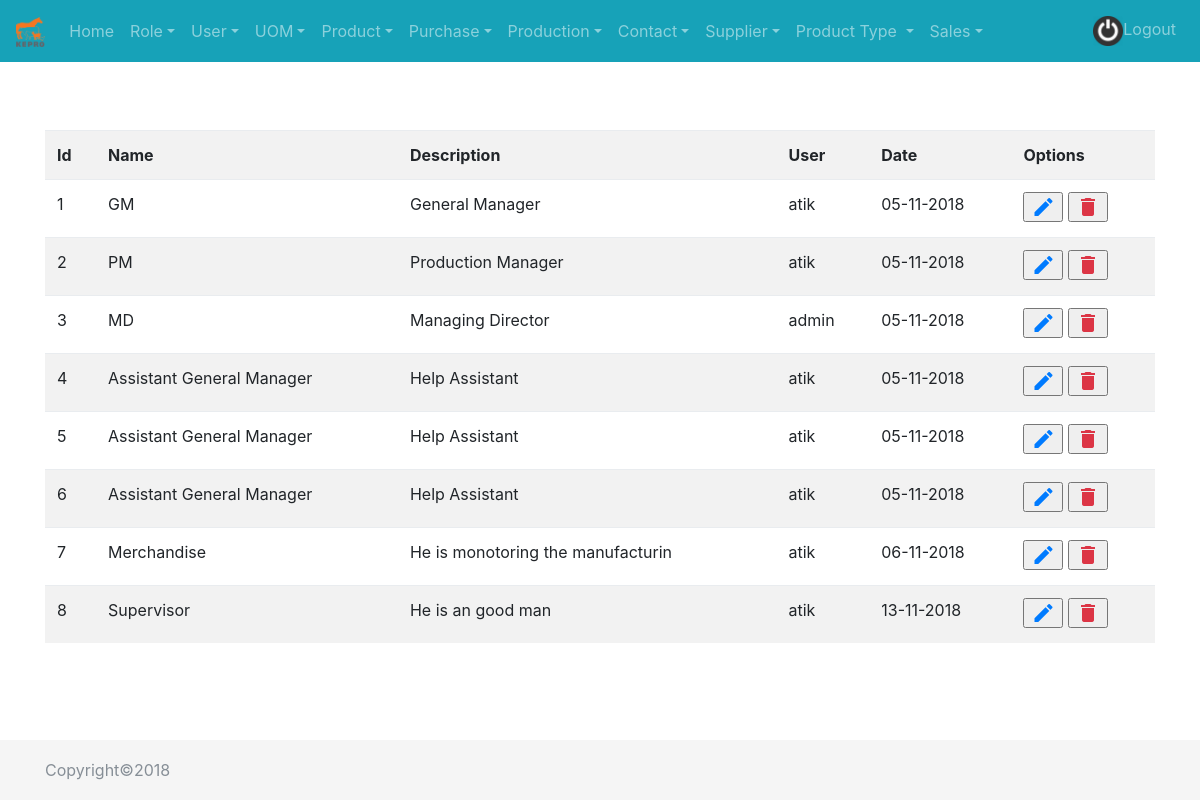
The page /home.php?page=2 (signed in) on the database its author committed.
### tables this page shows
CREATE TABLE `mfg_role` (
  `id` int(10) unsigned NOT NULL AUTO_INCREMENT,
  `name` varchar(45) NOT NULL DEFAULT '',
  `description` varchar(225) NOT NULL,
  `user_id` int(10) unsigned NOT NULL,
  `date` timestamp NOT NULL DEFAULT CURRENT_TIMESTAMP ON UPDATE CURRENT_TIMESTAMP,
  PRIMARY KEY (`id`)
);

CREATE TABLE `mfg_user` (
  `id` int(10) unsigned NOT NULL AUTO_INCREMENT,
  `name` varchar(45) NOT NULL DEFAULT '',
  `password` varchar(45) NOT NULL DEFAULT '',
  `role_id` int(10) unsigned NOT NULL DEFAULT '0',
  `date` timestamp NOT NULL DEFAULT '0000-00-00 00:00:00',
  PRIMARY KEY (`id`)
);

### con_db.php (called while the page is built, shortened)
<?php
$ext_new="mfg_";
?>

### lib/class/class-role.php (the view, shortened to what this page needs)
<?php
 class Role{
	   public static function manage_role(){
	 global $db,$ext_new;
		 echo "<table class='table table-border table-striped' >";
		 echo "<tr>
					<th>Id</th>
					<th>Name</th>
					<th>Description</th>
					<th>User</th>
					<th>Date</th>
					<th>Options</th>
			   </tr>";
		 $role_table =$db->query("select rle.id, rle.name, rle.description, u.name, rle.date from {$ext_new}role rle,{$ext_new}user u where u.id= rle.user_id order by rle.id asc");
		 while(list($id, $name, $description, $user_name, $date)=$role_table->fetch_row()){
			 $date_format= date ("d-m-Y",strtotime($date));
			 echo "<tr>
						<td>$id</td>
						<td>$name</td>
						<td>$description</td>
						<td>$user_name</td>
						<td>$date_format</td>
						<td><form action='#' method='post' style='display:inline'>
						<input type='hidden' name='txtId' value='$id' />
						<input type='hidden' name='txtrclsname' value='$name' />
						<input type='hidden' name='txtrclsdesc' value='$description' />
						<input type='submit' name='btnEdit' class='material-icons text-primary' value='edit'>
						</form>
<form action='#' method='post' style='display:inline' onsubmit='return confirm(\"Are you sure?\")'><input type='hidden' name='txtId' value='$id' /><input type='submit' name='btnDelete' class='material-icons text-danger' value='delete'></form></td></tr>";
   }
   echo "</table>";
  }
 }
?>

### home.php (shortened to what this page needs)
<?php session_start();
require_once("con_db.php");
?>
<!doctype html>
<html>
<head>
<link href="css/bootstrap.min.css" rel="stylesheet" />
 <link href="css/sticky-footer-navbar.css" rel="stylesheet">
</head>
<body>
  <?php include("header.php")?>
  <div class="container" style="margin-top:70px;">
   <?php
       include("placeholder.php");
   ?>
  </div>
  <?php include("footer.php") ?>
</body>
</html>

### header.php (shortened to what this page needs)
<nav class="navbar navbar-expand-md navbar-dark fixed-top bg-info ">
      <a class="navbar-brand" href="#"><img src="img/feds.png" style="height:30px"/></a>
      <div class="collapse navbar-collapse" id="navbarCollapse">
        <ul class="navbar-nav mr-auto">
          <li class="nav-item">
            <a class="nav-link" href="home.php">Home</a>
          </li>
          <li class="nav-item dropdown">
              <a class="nav-link dropdown-toggle" href="#" id="dropdown01" data-toggle="dropdown" aria-haspopup="true" aria-expanded="false">Role</a>
          </li>
          <li class="nav-item dropdown">
             <a class="nav-link dropdown-toggle" href="#" id="dropdown01" data-toggle="dropdown" aria-haspopup="true" aria-expanded="false">User</a>
          </li>
		  <li class="nav-item dropdown">
                  <a class="nav-link dropdown-toggle" href="#" id="dropdown01" data-toggle="dropdown" aria-haspopup="true" aria-expanded="false">UOM</a>
          </li>
          <li class="nav-item dropdown">
                  <a class="nav-link dropdown-toggle" href="#" id="dropdown01" data-toggle="dropdown" aria-haspopup="true" aria-expanded="false">Product</a>
          </li>
          <li class="nav-item dropdown">
                <a class="nav-link dropdown-toggle" href="#" id="dropdown01" data-toggle="dropdown" aria-haspopup="true" aria-expanded="false">Purchase</a>
          </li>
		      <li class="nav-item dropdown">
                <a class="nav-link dropdown-toggle" href="#" id="dropdown01" data-toggle="dropdown" aria-haspopup="true" aria-expanded="false">Production</a>
          </li>
		  <li class="nav-item dropdown">
              <a class="nav-link dropdown-toggle" href="#" id="dropdown01" data-toggle="dropdown" aria-haspopup="true" aria-expanded="false">Contact</a>
          </li>
		  <li class="nav-item dropdown">
             <a class="nav-link dropdown-toggle" href="#" id="dropdown01" data-toggle="dropdown" aria-haspopup="true" aria-expanded="false">Supplier</a>
          </li>
		  <li class="nav-item dropdown">
                <a class="nav-link dropdown-toggle" href="#" id="dropdown01" data-toggle="dropdown" aria-haspopup="true" aria-expanded="false">Product Type </a>
          </li>
		  <li class="nav-item dropdown">
                <a class="nav-link dropdown-toggle" href="#" id="dropdown01" data-toggle="dropdown" aria-haspopup="true" aria-expanded="false">Sales</a>
          </li>
        </ul>
        <ul class="navbar-nav mt-2 mt-md-0">
         <li class="nav-item">
            <a class="nav-link" href="logout.php"><img src="img/lgout.png" style="height:30px"/>Logout</a>
          </li>
        </ul>
      </div>
    </nav>

### placeholder.php
<?php
   if(isset($_GET["page"])){
	   $page=$_GET["page"];
	   if($page==1){
		 include("pages/role/add_role.php");
	   }else if($page==2){
		   include("pages/role/manage_role.php");
	   }else if($page==3){
		   include("pages/role/view_role.php");
	   }else if($page==4){
		   include("pages/user/add_user.php");
	   }else if($page==5){
		   include("pages/user/manage_user.php");
	   }else if($page==6){
		   include("pages/user/view_user.php");
	   }else if($page==7){
		   include("pages/uom/add_uom.php");
	   }else if($page==8){
		   include("pages/uom/manage_uom.php");
	   }else if($page==9){
		   include("pages/uom/view_uom.php");
	   }else if($page==10){
		   include("pages/product/add_product.php");
	   }else if($page==11){
		   include("pages/product/manage_product.php");
	   }else if($page==12){
		   include("pages/product/view_product.php");
	   }else if($page==13){
		   include("pages/purchase/add_purchase.php");
	   }else if($page==14){
		   include("pages/purchase/manage_purchase.php");
	   }else if($page==15){
		   include("pages/purchase/view_purchase.php");
	   }else if($page==16){
		   include("pages/production/bom.php");
	   }else if($page==17){
		   include("pages/production/stock.php");
	   }else if($page==18){
		   include("pages/production/build_work_order.php");
	   }else if($page==19){
		   include("pages/contact/add_contact.php");
	   }else if($page==20){
		   include("pages/contact/manage_contact.php");
	   }else if($page==21){
		   include("pages/contact/view_contact.php");
	   }else if($page==22){
		   include("pages/supplier/add_supplier.php");
	   }else if($page==23){
		   include("pages/supplier/manage_supplier.php");
	   }else if($page==24){
		   include("pages/supplier/view_supplier.php");
	   }else if($page==25){
		   include("pages/product_type/add_product_type.php");
	   }else if($page==26){
		   include("pages/product_type/manage_product_type.php");
	   }else if($page==27){
		   include("pages/product_type/view_product_type.php");
	   }else if($page==28){
		   include("pages/role/edite_role.php");
	   }
   }else{
       echo "Welcome to my feed book";
   }
?>

### pages/role/manage_role.php (shortened to what this page needs)
<?php
 include("lib/class/class-role.php");
 $edit = TRUE;
 if($edit){
	Role::manage_role();
 }
?>

### footer.php
<footer class="footer">
     <div class="container">
       <span class="text-muted">Copyright&copy;2018</span>
     </div>
   </footer>

### css/sticky-footer-navbar.css (style rules this page uses)
html { position: relative; min-height: 100%; }
body { margin-bottom: 60px; }
.footer { position: absolute; bottom: 0; width: 100%; height: 60px; line-height: 60px; background-color: #f5f5f5; }
body > .container { padding: 60px 15px 0; }
.footer > .container { padding-right: 15px; padding-left: 15px; }

### rows shown on the page
mfg_role: id "1", name "GM", description "General Manager", mfg_user.name "atik", date "05-11-2018"
mfg_role: id "2", name "PM", description "Production Manager", mfg_user.name "atik", date "05-11-2018"
mfg_role: id "3", name "MD", description "Managing Director", mfg_user.name "admin", date "05-11-2018"
mfg_role: id "4", name "Assistant General Manager", description "Help Assistant", mfg_user.name "atik", date "05-11-2018"
mfg_role: id "5", name "Assistant General Manager", description "Help Assistant", mfg_user.name "atik", date "05-11-2018"
mfg_role: id "6", name "Assistant General Manager", description "Help Assistant", mfg_user.name "atik", date "05-11-2018"
mfg_role: id "7", name "Merchandise", description "He is monotoring the manufacturin", mfg_user.name "atik", date "06-11-2018"
mfg_role: id "8", name "Supervisor", description "He is an good man", mfg_user.name "atik", date "13-11-2018"
